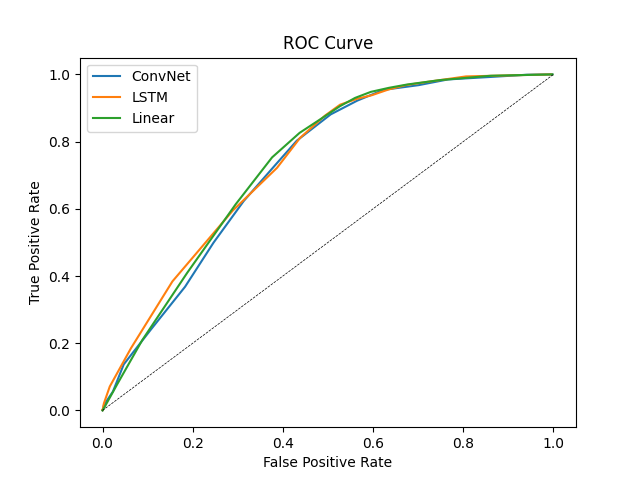

Reproduce this figure in Python.
from model import *
from tqdm import tqdm
from util import RocDataset
from torch.utils.data import DataLoader, WeightedRandomSampler, RandomSampler
import torch
import os
from bio_embeddings.embed import SeqVecEmbedder, ProtTransBertBFDEmbedder
import numpy as np


def evaluate(model, device, data_loader, bio_embedding):
    def generate_pep_emb(pep, emb_type, pep_embedder):
        """
        Generate different types of embedding for peptides.
        Note that pep_embedder are different for different emb_type.
        """

        if emb_type == None or emb_type == "embedding":
            return pep
        elif emb_type == "SeqEmb" or emb_type == "bio_emb":
            pep_embedding_batch = torch.tensor(pep_embedder.embed(pep))
            pep_embedding_batch = pep_embedding_batch.permute(1, 0, 2)
            return pep_embedding_batch
        elif emb_type == "TokEmb":
            pep_embedding_batch = torch.from_numpy(np.array([pep_embedder.embed(seq) for seq in pep]))
            # TODO: check dimension
            return pep_embedding_batch
        else:
            print("Wrong embedding type ", emb_type)
            exit()



    model = model.to(device)
    model.eval()

    thresholds = [i for i in range(1, 100, 5)]
    precisions = []
    recalls = []
    fprs = []
    tprs = []
    pep_embedder = SeqVecEmbedder()
    for i, t in enumerate(thresholds):
        t = t*0.01
        print("thresholds: ", t)
        tp, tn, fp, fn = 0, 0, 0, 0
        #test_loader = tqdm(data_loader)
        pos_count = 0
        neg_count = 0

        with torch.no_grad():

            for batch_idx, (apt, pep, label) in enumerate(data_loader):
                pep = generate_pep_emb(pep, emb_type, pep_embedder)
                # import pdb
                # pdb.set_trace()
                # if bio_embedding:
                #     pep = [pep[0]]
                #     pep = torch.tensor(pep_embedder.embed(pep))
                #     pep = pep.permute(1, 0, 2)


                apt, pep, label = apt.to(device), pep.to(device), label.to(device)

                output = model(apt, pep)

                if int(label) == 0:
                    neg_count += 1
                    if output > t:
                        fp += 1
                    else:
                        tn += 1
                else:
                    pos_count += 1
                    if output > t:
                        tp += 1
                    else:
                        fn += 1

        try:
            precision = tp/float(tp + fp)
        except:
            precision = tp/1
        try:
            recall = tp/float(tp + fn)
        except:
            recall = tp/1

        #print("Precision: ", precision)
        #print("Recall: ", recall)
        precisions.append(precision)
        recalls.append(recall)

        # ROC stats
        fpr = fp/max(float(fp+tn),1.)
        tpr = tp/max(float(tp+fn),1.)
        fprs.append(fpr)
        tprs.append(tpr)

    roc_curve = zip(fprs, tprs)
    pr_curve = zip(recalls, precisions)
    
    roc_curve = sorted(roc_curve, key=lambda x: x[0])
    pr_curve = sorted(pr_curve, key=lambda x: x[0])
    
    roc_curve = list(zip(*roc_curve))
    pr_curve = list(zip(*pr_curve))
    return list(roc_curve[0]), list(roc_curve[1]), list(pr_curve[0]), list(pr_curve[1])


if __name__ == '__main__':
    # models_name = ["LinearTwoHead_embedding","ConvTwoHead"]
    # legend_name = ["LinearTwoHead","ConvTwoHead"]
    # device = "cpu"
    #
    #
    # #print(val_dataset[0])
    # colors = ["lightcoral", "crimson"]
    # # best_model_LSTM_bio_emb_apt_dim_16_bs_256.pt
    # check_point = "best_model_LSTM_bio_emb_apt_dim_16_bs_256.pt"
    #
    # model = RNNtwoHead(RNN_type = "LSTM", embedding_type = "bio_emb")
    #
    #
    # loaded_cp = torch.load(check_point, map_location=torch.device('cpu'))
    # model.load_state_dict(loaded_cp["best_model"])
    check_points = [cp for cp in os.listdir() if cp.endswith(".pt")]


    device = 0
    for cp in check_points:
        model_name = cp.replace("best_model_", "")
        if "bio" in cp:
            emb_type = "bio_emb"
        elif "one_hot" in cp:
            emb_type = "one_hot"
        else: # some names don't have embedding
            emb_type = "embedding"




        print("loading check point ", model_name,  " embedding type is ", emb_type)

        encode = True
        if "Linear" in cp:
            model = LinearTwoHead(embedding_type = emb_type)
            model_name = "Linear"
            dataset_type = 0
        elif "LSTM" in cp:
            model = RNNtwoHead(RNN_type = "LSTM", embedding_type = emb_type)
            model_name = "LSTM"
            dataset_type = 0
            encode = False
        elif "Conv" in cp:
            model = ConvTwoHead(embedding_type = emb_type)
            model_name = "ConvNet"
            dataset_type = 0
        elif "Transformer" in cp:
            model = AptPepTransformer()
            dataset_type = 2

        test_dataset = RocDataset(data_path="data/dataset/test.tsv", encode=encode, dataset_type = dataset_type)
        test_sampler = RandomSampler(test_dataset, replacement=False)
        test_loader = DataLoader(test_dataset, batch_size=1)

        loaded_cp = torch.load(cp)
        print("loading ", model_name, "       the best val acc is  ", loaded_cp["best_val_acc"])
        model.load_state_dict(loaded_cp["best_model"])

        # if emb_type == "bio_emb":
        # Plot
        fprs, tprs, recalls, precisions = evaluate(model, device, test_loader, bio_embedding = emb_type == "bio_emb")

        plt.plot(fprs, tprs, label=model_name)

    plt.plot([0,1], [0,1],'--', color = 'k',linewidth=0.5)
    
    plt.legend()
    plt.title("ROC Curve")
    plt.xlabel("False Positive Rate")
    plt.ylabel("True Positive Rate")
    plt.show()

        
